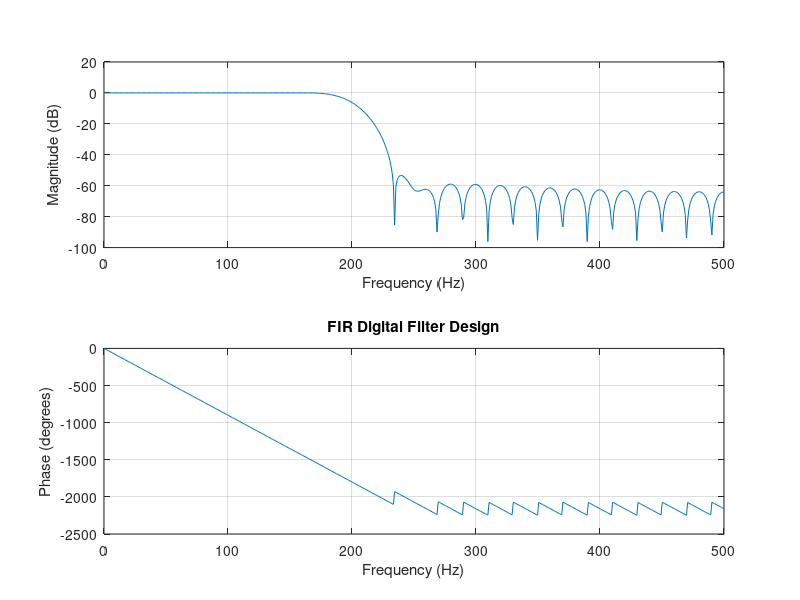

The MATLAB source for this figure:
%Name: Md. Roknuzzaman Rikon
%ID: 22024014
% Digital Filter Design (FIR) 
Fs = 1000; % Sampling frequency 
N = 50; % Filter order 
Fc = 200; % Cutoff frequency 
fir_coeff = fir1(N, Fc/(Fs/2)); 
freqz(fir_coeff, 1, [], Fs); 
title('FIR Digital Filter Design')
